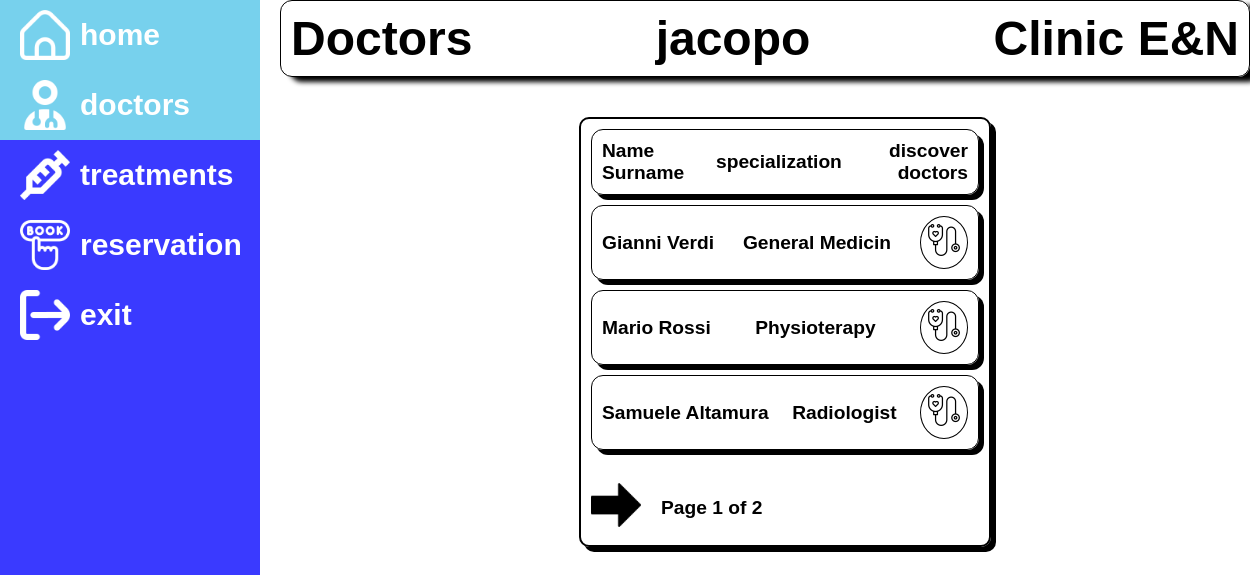
The app's page /dashboard/doctors/ (signed in) with its own data.
### dashboard/models.py (models this page shows, shortened)
class Doctor(models.Model):
    user = models.OneToOneField(
        User, on_delete=models.SET_NULL,
        null=True, blank=True,
        related_name='doctor_profile'
    )
    first_name = models.CharField(max_length=100)
    last_name = models.CharField(max_length=100)
    specialization = models.CharField(max_length=100)
    id_doctor = models.CharField(max_length=10, unique=True, help_text='ID Doctor')
    date_of_birth = models.DateField()
    class Meta:
        ordering = ['specialization', 'last_name', 'first_name', 'id_doctor']
    def get_absolute_url(self):
        return reverse('doctor-detail', args=[str(self.id)])

### dashboard/views.py (the view)
# urls.py: path('doctors/', views.DoctorListView.as_view(), name='doctors'),
class DoctorListView(generic.ListView):
    model = Doctor
    paginate_by = 3

### dashboard/templates/dashboard/doctor_list.html (shortened to what this page needs)
{% extends 'base.html' %}
{% load static%}
{% block content %}
    <div class="box-list">
        {% if doctor_list %}
         <ul>
             <li class="doctor"><p>Name Surname</p><p>specialization</p><p style="text-align: end;">discover doctors</p></li>
            {% for doctor in doctor_list %}
            <li class="doctor"><p>{{ doctor.first_name }} {{ doctor.last_name }}</p><p>{{ doctor.specialization}}</p><a href="{{ doctor.get_absolute_url }}"><img style="width: 32px;height:32px;" src="{%static 'images/stethoscope.png'%}" alt=""></a></li>
            {% endfor %}
        </ul>
        {% else %}
        <p>No doctors available.</p>
        {% endif %}
        {%block pagination %}
 {% if is_paginated %}
 <div style="display: flex; flex-direction: row; align-items: center; gap:20px">
 {% if page_obj.has_next %}
 <a href="{{ request.path }}?page=
 {{ page_obj.next_page_number }}"><img style="width: 50px;height: 50px;" src="{% static 'images/right-arrow.png'%}" alt=""></a>
 {% endif %}
 <p>Page {{ page_obj.number }} of {{ page_obj.paginator.num_pages }}</p>
 </div>
 {% endif %}
 {% endblock %}
    </div>
{% endblock %}

### dashboard/templates/base.html (shortened to what this page needs)
<!DOCTYPE html>
<html lang="en">
<head>
    {% load static %}
    <link rel="stylesheet" href="{% static 'css/style.css' %}">
</head>
<body>
    {%block sidebar%}
    <div class="sidebar">
        <ul>
            <li {% if request.resolver_match.url_name == 'dashboard' %}style="background-color: rgb(119, 209, 237)"{% endif %}><a href="{% url 'dashboard'%}"><img src="{% static 'images/home.png' %}" alt="home"><span>home</span></a></li>
            <li {% if request.resolver_match.url_name == 'doctors' %}style="background-color: rgb(119, 209, 237)"{% endif %}><a href="{% url 'doctors'%}"><img src="{% static 'images/user-md.png' %}" alt="h"><span>doctors</span></a></li>
            <li ><a href="{% url 'treatments'%}"><img src="{% static 'images/syringe.png' %}" alt="home"><span>treatments</span></a></li>
            <li ><a href="{% url 'reservation' %}"><img src="{% static 'images/booking.png' %}" alt=""><span>reservation</span></a></li>
            {% if user.is_authenticated %}
            <li><a href="{% url 'esco' %}"><img src="{% static 'images/exit.png' %}" alt="profile"><span>exit</span></a></li>
            {% endif %}
        </ul>
    </div>
    {%endblock%}
    <div class="sup-cont">
        <div class="title">
            <h1>{% if request.resolver_match.url_name == 'dashboard' %}Welcome
                {% elif request.resolver_match.url_name == 'doctors' or request.resolver_match.url_name == 'doctor-detail'%}Doctors
                {% elif request.resolver_match.url_name == 'treatments' or request.resolver_match.url_name == 'treatment-detail'%}Treatmets
                {% elif request.resolver_match.url_name == 'reservation'%}Reservation
                {% elif request.resolver_match.url_name == 'patients' or request.resolver_match.url_name == 'patient-detail'%}Patients
                {% elif request.resolver_match.url_name == 'visits' or request.resolver_match.url_name == 'visit-detail'%}Visits
                {% elif request.resolver_match.url_name == 'login'%}Log in
                {% elif request.resolver_match.url_name == 'signup'%}Sign Up
                {% elif request.resolver_match.url_name == 'esco'%}Exit
                {%endif%}</h1>
            <h1 style="text-align: center;">{{ user.username }}</h1><h1 style="text-align: end;">Clinic E&N</h1></div>
        <div class="content">
            {% block content %}
            {% endblock %}
        </div>
    </div>
</body>
</html>

### dashboard/static/css/style.css (style rules this page uses)
* { font-family: Montserrat, sans-serif; margin: 0; padding:0; font-style: normal; }
body { display: flex; gap: 20px; }
.sidebar { width: 100px; height: 100vh; background-color: rgb(58, 58, 255); transition: 0.5s ease; }
.sidebar a { text-decoration: none; display: flex; direction: row; overflow: hidden; color: #fff; align-items: center; justify-content: flex-start; gap:10px; font-weight: bold; font-size: 30px; }
.sidebar li { list-style-type: none; padding: 10px 20px; }
.sidebar li img { width: 50px; height: 50px; }
.title { display: flex; justify-content: space-between; margin-bottom: 20px; border: 1px solid black; box-shadow:10px 5px 5px rgb(0, 0, 0); border-radius: 12px; padding: 10px; }
.title h1 { font-size: 3rem; }
.content { width: 100%; padding: 20px; display: flex; flex-direction: column; justify-content: space-between; align-items: center; }
.sup-cont { width: 100%; }
.box-list { display: flex; justify-content: flex-start; gap:20px; flex-direction: column; border: 2px solid black; box-shadow: 5px 5px black; border-radius: 10px; width: 40%; padding: 10px; font-size: larger; font-weight: bold; }
.box-list li { list-style-type: none; display: flex; justify-content: space-between; margin-bottom: 10px; align-items: center; border: 1px solid black; box-shadow: 5px 5px rgb(0, 0, 0); border-radius: 12px; padding: 10px; }
.box-list li a { border: 1px solid black; border-radius: 50%; padding: 7px; }

### records on screen
Doctor: first_name "Gianni", last_name "Verdi", specialization "General Medicin"
Doctor: first_name "Mario", last_name "Rossi", specialization "Physioterapy"
Doctor: first_name "Samuele", last_name "Altamura", specialization "Radiologist"

### other values on screen
{{ user.username }} "jacopo"
{{ page_obj.number }} "1"
{{ page_obj.paginator.num_pages }} "2"
